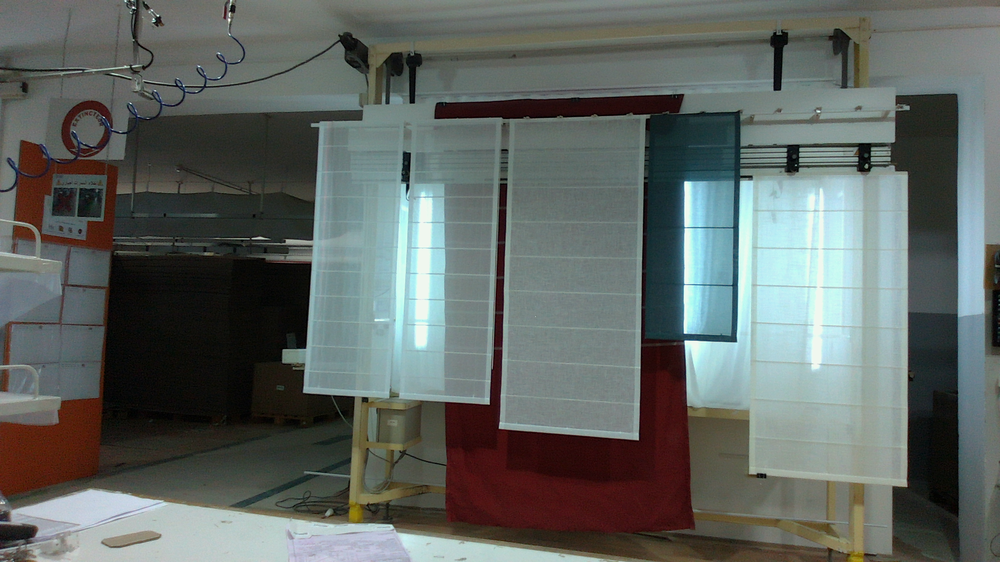
#> input picture 1_Color.png, 1000 x 562 px, shrunk from 1920 x 1080 before the run
$ python index.py
#> lines starting #> are read from the running program, lines starting #| are printed output that depends on the picture; after the words box and inside, x2 and y2 are one past the last pixel; in counts of white or black regions, pixels touching at a corner belong together
import cv2
import numpy as np
import matplotlib.pyplot as plt

def preprocess_image(image):
    # Convert to grayscale
    gray = cv2.cvtColor(image, cv2.COLOR_BGR2GRAY)
    # Apply bilateral filter for edge-preserving smoothing
    bilateral = cv2.bilateralFilter(gray, 9, 75, 75)
    # Apply CLAHE for contrast enhancement
    clahe = cv2.createCLAHE(clipLimit=2.0, tileGridSize=(8,8))
    enhanced = clahe.apply(bilateral)
    # Apply adaptive thresholding with refined parameters
    thresh = cv2.adaptiveThreshold(enhanced, 255, cv2.ADAPTIVE_THRESH_GAUSSIAN_C, cv2.THRESH_BINARY_INV, 21, 5)
    # Perform morphological operations with larger kernel
    kernel = np.ones((5,5), np.uint8)
    morph = cv2.morphologyEx(thresh, cv2.MORPH_CLOSE, kernel)
    return morph

def detect_edges(preprocessed_image):
    # Enhanced vertical line detection with adjusted parameters
    vertical_kernel = cv2.getStructuringElement(cv2.MORPH_RECT, (1, 100))
    vertical = cv2.morphologyEx(preprocessed_image, cv2.MORPH_OPEN, vertical_kernel)
    vertical = cv2.dilate(vertical, np.ones((5,1), np.uint8), iterations=2)

    # Enhanced horizontal line detection
    horizontal_kernel = cv2.getStructuringElement(cv2.MORPH_RECT, (80, 1))
    horizontal = cv2.morphologyEx(preprocessed_image, cv2.MORPH_OPEN, horizontal_kernel)
    horizontal = cv2.dilate(horizontal, np.ones((1,3), np.uint8), iterations=1)

    # Combine and enhance edges
    combined = cv2.bitwise_or(vertical, horizontal)
    combined = cv2.morphologyEx(combined, cv2.MORPH_CLOSE, np.ones((3,3), np.uint8))
    return combined

def find_panel_corners(image_path):
    # Read the image
    image = cv2.imread(image_path)
    if image is None:
        raise ValueError(f"Could not read image at {image_path}")

    # Store original image dimensions
    height, width = image.shape[:2]

    # Preprocess the image
    preprocessed = preprocess_image(image)

    # Detect edges with enhanced parameters for lower edge detection
    edges = detect_edges(preprocessed)

    # Apply additional processing to enhance lower edges
    lower_kernel = np.ones((7,1), np.uint8)  # Increased kernel size
    lower_edges = cv2.dilate(edges[height//2:], lower_kernel, iterations=2)  # Increased iterations
    edges[height//2:] = lower_edges

    # Find contours
    contours, _ = cv2.findContours(edges, cv2.RETR_EXTERNAL, cv2.CHAIN_APPROX_SIMPLE)

    # Filter contours based on area and shape with adjusted parameters
    min_area = height * width * 0.005  # Reduced minimum area threshold
    max_area = height * width * 0.8    # Increased maximum area threshold
    panel_contours = []

    for contour in contours:
        area = cv2.contourArea(contour)
        if min_area < area < max_area:
            # Get minimum area rectangle
            rect = cv2.minAreaRect(contour)
            box = cv2.boxPoints(rect)
            box = np.int_(box)

            # Calculate aspect ratio
            _, (w, h), _ = rect
            aspect_ratio = max(w/h if h != 0 else 0, h/w if w != 0 else 0)

            if 1.5 < aspect_ratio < 10:  # Relaxed aspect ratio constraints
                # Enhanced lower corner detection
                # Get the bottom points with sub-pixel accuracy
                bottom_points = box[box[:, 1].argsort()][-2:]
                refined_bottom = []

                for point in bottom_points:
                    # Create larger ROI around the point for better analysis
                    roi_size = 25  # Further increased ROI size for better precision
                    x, y = point.astype(int)
                    roi = edges[max(0, y-roi_size):min(height, y+roi_size),
                               max(0, x-roi_size):min(width, x+roi_size)]

                    # Refine corner position using weighted centroid with enhanced precision
                    if roi.size > 0:
                        y_coords, x_coords = np.nonzero(roi)
                        if len(x_coords) > 0:
                            # Apply enhanced Gaussian weights with stronger distance penalty
                            center_y, center_x = roi_size, roi_size
                            dist_weights = np.exp(-0.8 * ((x_coords - center_x)**2 + (y_coords - center_y)**2) / (roi_size/2)**2)
                            edge_weights = roi[y_coords, x_coords].astype(float) / 255.0
                            weights = dist_weights * edge_weights * edge_weights  # Square edge weights for stronger edge influence

                            refined_x = np.average(x_coords, weights=weights) + max(0, x-roi_size)
                            refined_y = np.average(y_coords, weights=weights) + max(0, y-roi_size)
                            refined_bottom.append([int(refined_x), int(refined_y)])
                        else:
                            refined_bottom.append([x, y])
                    else:
                        refined_bottom.append([x, y])

                # Update the bottom corners in the box with refined positions
                box[box[:, 1].argsort()][-2:] = refined_bottom
                panel_contours.append(box)

    # Sort panels from left to right
    panel_contours.sort(key=lambda c: np.min(c[:, 0]))

    # Process each panel
    result = image.copy()
    all_corners = []

    for idx, box in enumerate(panel_contours):
        # Sort points to get consistent order (top-left, top-right, bottom-right, bottom-left)
        box = box[np.lexsort((box[:, 0], box[:, 1]))]
        if box[0][0] > box[1][0]:
            box[[0, 1]] = box[[1, 0]]
        if box[2][0] < box[3][0]:
            box[[2, 3]] = box[[3, 2]]

        # Draw panel outline
        cv2.drawContours(result, [box], 0, (0, 255, 0), 2)

        # Store corners
        corners = [(int(x), int(y)) for x, y in box]
        all_corners.append(corners)

        # Draw corner points with emphasis on lower corners
        for i, corner in enumerate(corners):
            if i >= 2:  # Lower corners
                # Draw enhanced markers for lower corners
                cv2.circle(result, corner, 12, (0, 0, 255), -1)  # Larger red fill
                cv2.circle(result, corner, 12, (0, 0, 0), 2)  # Black outline
                cv2.drawMarker(result, corner, (255, 255, 0), cv2.MARKER_CROSS, 20, 2)  # Yellow cross marker
            else:  # Upper corners
                cv2.circle(result, corner, 4, (0, 0, 255), -1)
                cv2.circle(result, corner, 4, (0, 0, 0), 2)

        # Add panel number
        x, y = corners[0]
        cv2.putText(result, f'Panel {idx + 1}', (x, y - 10),
                    cv2.FONT_HERSHEY_SIMPLEX, 0.9, (255, 0, 0), 2)

    return all_corners, result

def main():
    # Test images
    test_images = ['1_Color.png', '2_Color.png', '3_Color.png']

    for image_path in test_images:
        try:
            # Read original image
            original = cv2.imread(image_path)
#> original is the input picture: shape (562, 1000, 3); mean B, G, R 99.2, 102.6, 96
            if original is None:
                print(f"Could not read image: {image_path}")
                continue

            # Get preprocessed image
            preprocessed = preprocess_image(original)
#> in preprocess_image, `thresh = cv2.adaptiveThreshold(enhanced, 255, cv2.ADAPTIVE_THRESH_GAUS..`:
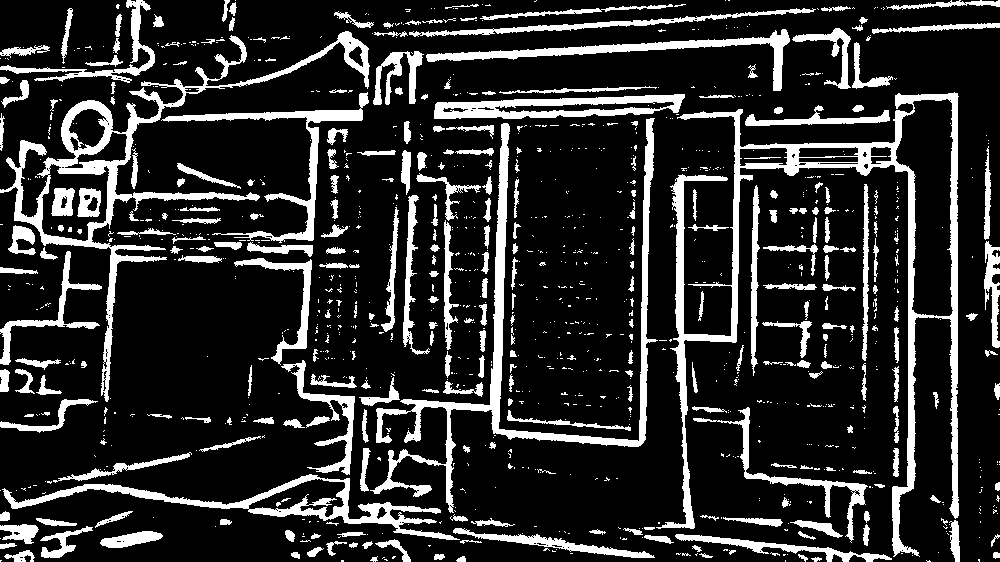
#> thresh: shape (562, 1000); 17.5% white; 1112 white regions (815 under 20 px), largest, box (x1, y1, x2, y2) and area: (656, 92, 959, 557) 13937, (0, 31, 370, 402) 9746, (370, 118, 658, 513) 8577

            # Detect corners
            corners, result = find_panel_corners(image_path)
#> in find_panel_corners, `lower_edges = cv2.dilate(edges[height//2:], lower_kernel, iterations=2)`:
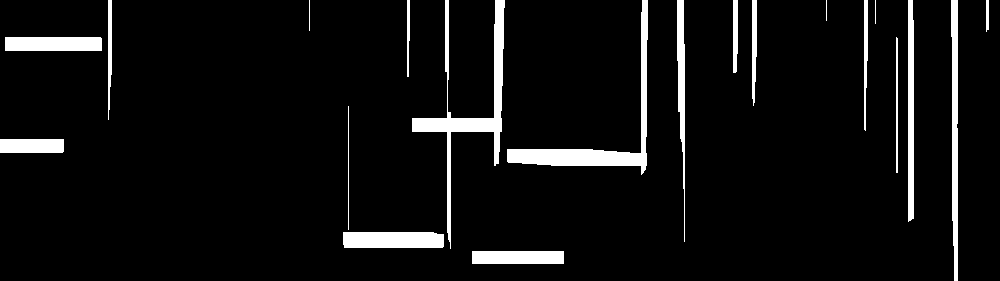
#> lower_edges: shape (281, 1000); 6.3% white; 20 white regions, largest, box (x1, y1, x2, y2) and area: (412, 0, 505, 249) 3296, (507, 0, 648, 175) 3109, (951, 0, 958, 281) 1624
#> in find_panel_corners, `edges[height//2:] = lower_edges`:
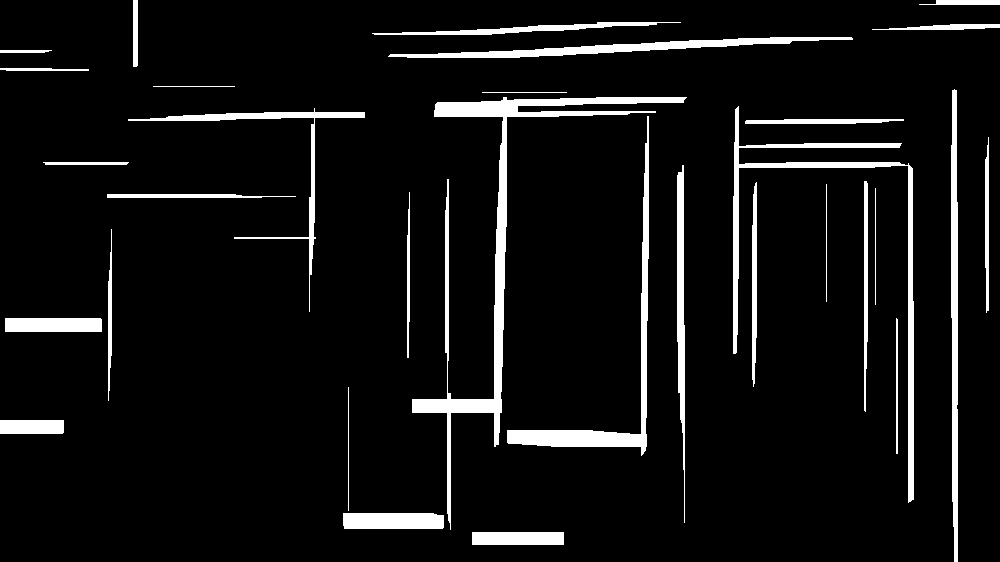
#> edges: shape (562, 1000); 7.1% white; 31 white regions
#> in find_panel_corners, `contours, _ = cv2.findContours(edges, cv2.RETR_EXTERNAL, cv2.CHAIN_APP..`: contours = 31 contours, 5 with area under 20; largest, box (x1, y1, x2, y2) and area: (412, 97, 687, 530) 6901, (733, 106, 914, 503) 3824, (507, 116, 649, 456) 3450, (388, 37, 853, 58) 2458, (951, 89, 958, 562) 2320
#> the loop in find_panel_corners, `for contour in contours:` made 31 passes
#> (area, rect, w, h, aspect_ratio, bottom_points) on passes 18, 20, 21: (3450, ((578.1, 284.8), (339.1, 139.2), -89.39), 339.1, 139.2, 2.44, [[506, 453], [645, 455]]), (3824, ((823, 304), (396, 180), -90), 396, 180, 2.2, [[733, 502], [913, 502]]), (6901, ((473.2, 261.6), (492.3, 217.4), -61.55), 492.3, 217.4, 2.26, [[260, 426], [451, 529]])
#> after the loop in find_panel_corners, `for contour in contours:`:
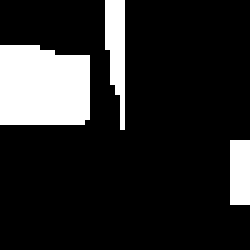
#> roi: shape (50, 50) (shown 5 times larger); 15.8% white; 3 white regions, box (x1, y1, x2, y2) and area: (0, 9, 18, 25) 270, (21, 0, 25, 26) 72, (46, 28, 50, 41) 52
#> after the loop in find_panel_corners, `for contour in contours:`: panel_contours = [[[645, 455], [506, 453], [510, 114], [649, 116]], [[913, 502], [733, 502], [733, 106], [913, 106]], [[451, 529], [260, 426], [494, -6], [686, 97]]]
#> the loop in find_panel_corners, `for idx, box in enumerate(panel_contours):` made 3 passes
#> (corners, x, y) on passes 1 to 3: ([(494, -6), (686, 97), (451, 529), (260, 426)], 494, -6), ([(510, 114), (649, 116), (645, 455), (506, 453)], 510, 114), ([(733, 106), (913, 106), (913, 502), (733, 502)], 733, 106)
#> after the loop in find_panel_corners, `for idx, box in enumerate(panel_contours):`:
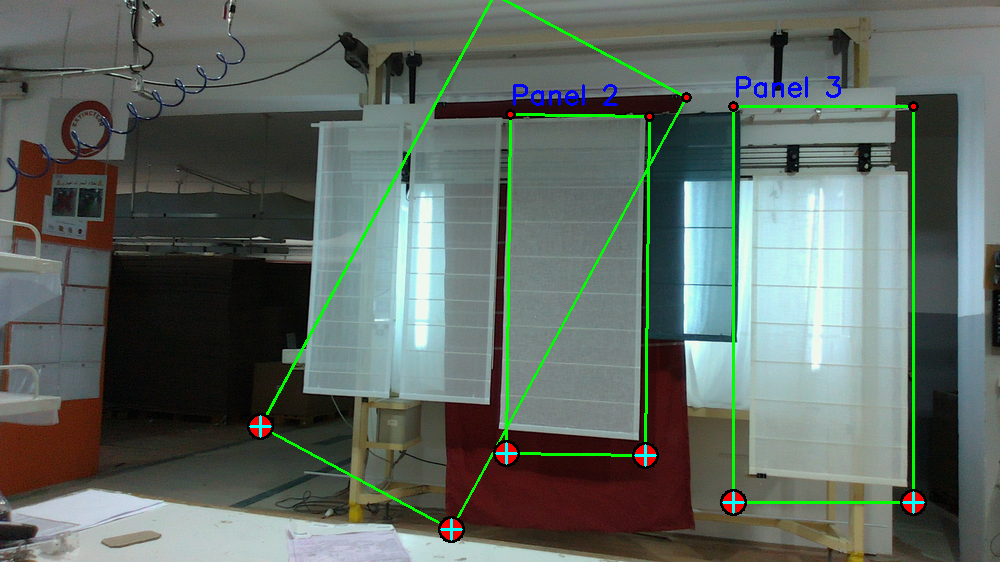
#> result: shape (562, 1000, 3); 2.61% of pixels changed, all inside (x1, y1, x2, y2) = (247, 0, 927, 543)
#> after the loop in find_panel_corners, `for idx, box in enumerate(panel_contours):`: all_corners = [[(494, -6), (686, 97), (451, 529), (260, 426)], [(510, 114), (649, 116), (645, 455), (506, 453)], [(733, 106), (913, 106), (913, 502), (733, 502)]]
#> corners has the same summary as all_corners in find_panel_corners

            # Create a copy of preprocessed image for visualization
            preprocessed_viz = cv2.cvtColor(preprocessed, cv2.COLOR_GRAY2BGR)
#> preprocessed_viz: shape (562, 1000, 3); 19.4% white; 455 white regions (280 under 20 px), largest, box (x1, y1, x2, y2) and area: (0, 0, 960, 562) 64463, (416, 152, 492, 397) 3269, (372, 4, 855, 38) 3192

            # Draw the same boxes and corners on preprocessed image
            for idx, box in enumerate(corners):
                # Draw panel outline
                box_array = np.array(box)
                cv2.drawContours(preprocessed_viz, [box_array], 0, (0, 255, 0), 2)

                # Draw corner points
                for i, corner in enumerate(box):
                    if i >= 2:  # Lower corners
                        cv2.circle(preprocessed_viz, corner, 12, (0, 0, 255), -1)
                        cv2.circle(preprocessed_viz, corner, 12, (0, 0, 0), 2)
                        cv2.drawMarker(preprocessed_viz, corner, (255, 255, 0), cv2.MARKER_CROSS, 20, 2)
                    else:  # Upper corners
                        cv2.circle(preprocessed_viz, corner, 4, (0, 0, 255), -1)
                        cv2.circle(preprocessed_viz, corner, 4, (0, 0, 0), 2)

                # Add panel number
                x, y = box[0]
                cv2.putText(preprocessed_viz, f'Panel {idx + 1}', (x, y - 10),
                            cv2.FONT_HERSHEY_SIMPLEX, 0.9, (255, 0, 0), 2)
#> this loop made 3 passes
#> (box_array, x, y) on passes 1 to 3: ([[494, -6], [686, 97], [451, 529], [260, 426]], 494, -6), ([[510, 114], [649, 116], [645, 455], [506, 453]], 510, 114), ([[733, 106], [913, 106], [913, 502], [733, 502]], 733, 106)
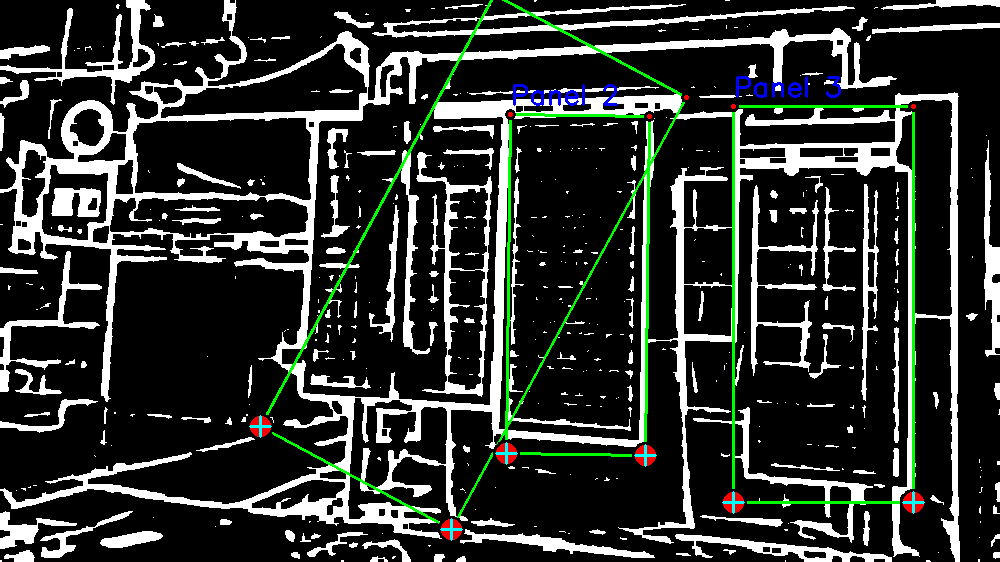
#> preprocessed_viz: shape (562, 1000, 3); mean B, G, R 48.6, 52.2, 48.3

            # Display results
            plt.figure(figsize=(12, 5))

            # Preprocessed image with boxes
            plt.subplot(121)
            plt.imshow(cv2.cvtColor(preprocessed_viz, cv2.COLOR_BGR2RGB))
            plt.title('Preprocessed Image with Detection')
            plt.axis('off')

            # Final result with detected panels and corners
            plt.subplot(122)
            plt.imshow(cv2.cvtColor(result, cv2.COLOR_BGR2RGB))
            plt.title('Detected Panels and Corners')
            plt.axis('off')

            plt.tight_layout()
            plt.show()
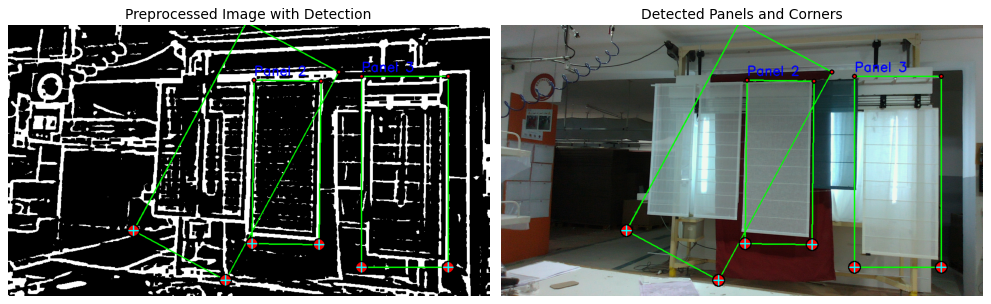
#> figure drawn by matplotlib, 2 panels

        except Exception as e:
            print(f"Error processing {image_path}: {str(e)}")
            import traceback
            traceback.print_exc()

if __name__ == "__main__":
    main()
